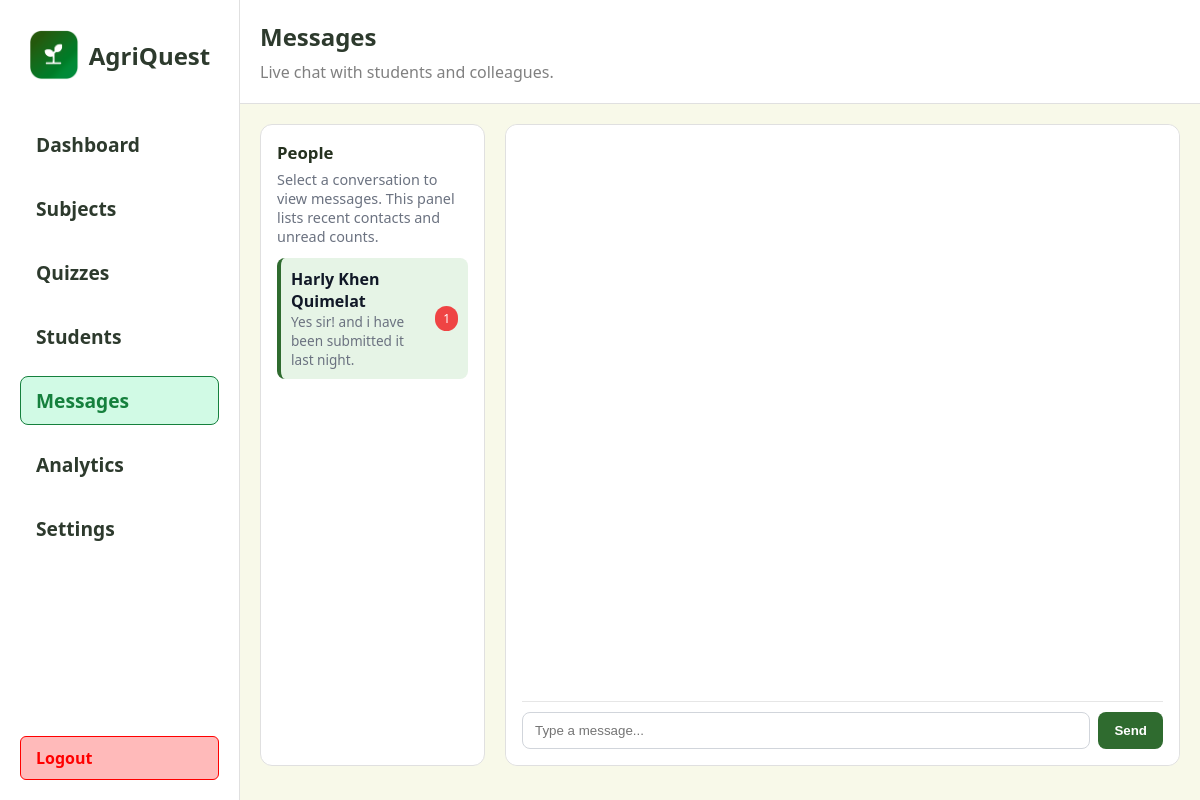
Page /teacher/messages (signed in) on the earlier database version.
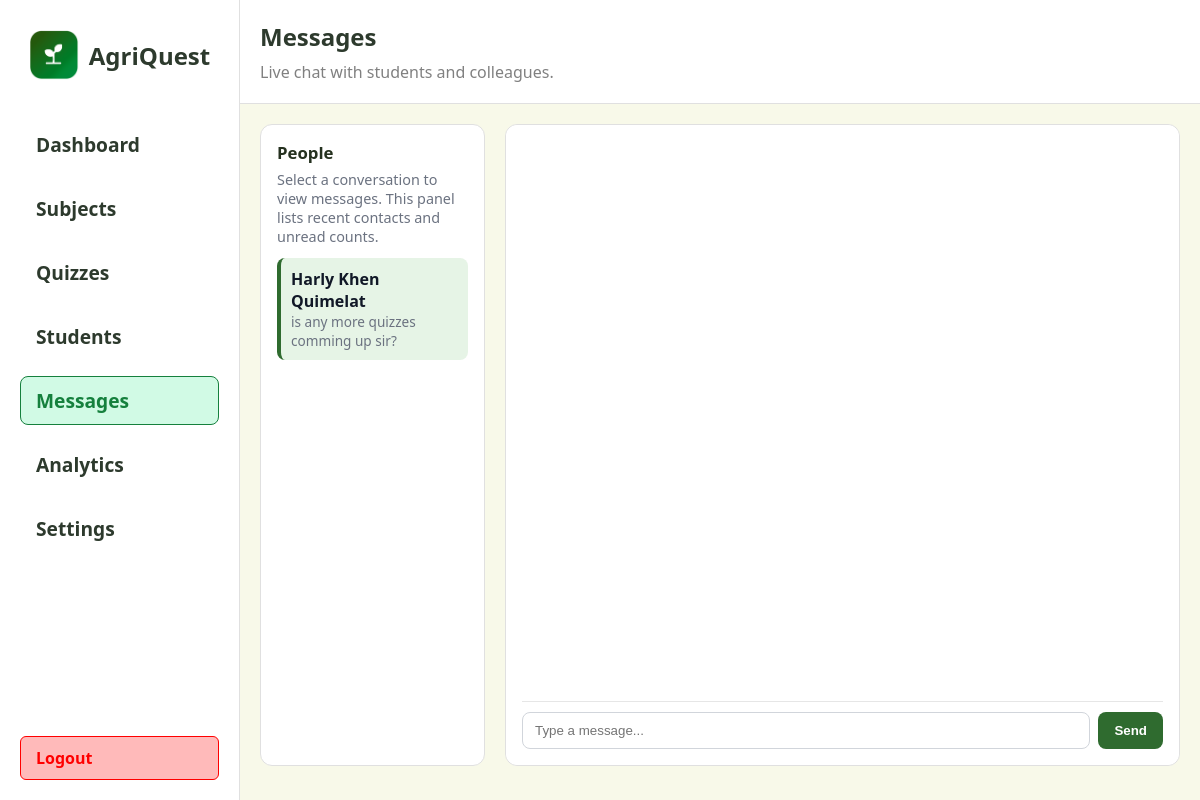
Same page on the later database version.
### app/models.py (models this page shows, shortened)
class Student(db.Model):
	id = db.Column(db.Integer, primary_key=True)
	name = db.Column(db.String(100), nullable=False)
	email = db.Column(db.String(120), unique=True, nullable=False)
	password_hash = db.Column(db.String(128), nullable=False)
	daily_goal = db.Column(db.Integer, nullable=False, default=1)
	weekly_goal = db.Column(db.Integer, nullable=False, default=5)

class Message(db.Model):
	id = db.Column(db.Integer, primary_key=True)
	conversation_id = db.Column(db.Integer, db.ForeignKey('conversation.id'), nullable=False)
	sender_role = db.Column(db.String(20), nullable=False)
	sender_id = db.Column(db.Integer, nullable=False)
	text = db.Column(db.Text, nullable=False)
	created_at = db.Column(db.DateTime, nullable=False, default=db.func.now())
	read = db.Column(db.Boolean, nullable=False, default=False)

### app/routes.py (the view)
@main.route("/teacher/messages")
def teacher_messages():
    teacher_id = session.get('teacher_id')
    conversations = []
    if teacher_id:
        convs = Conversation.query.filter_by(teacher_id=teacher_id).order_by(Conversation.created_at.desc()).all()
        for c in convs:
            last = None
            unread = 0
            if c.messages:
                last = c.messages[-1]
                unread = Message.query.filter(Message.conversation_id == c.id, Message.sender_role == 'student', Message.read == False).count()
            conversations.append({'id': c.id, 'student': c.student, 'last': last, 'unread': unread})
    students = Student.query.order_by(Student.name.asc()).all()
    return render_template("teacher/messages.html", conversations=conversations, students=students)

### app/templates/teacher/messages.html (shortened to what this page needs)
<!DOCTYPE html>
<html lang="en">
  <head>
  </head>
  <body>
    <div class="left">
      {% include 'partials/teacher_sidebar.html' %}
    </div>
    <div class="right">
      <div class="header">
        <div class="header-title">
          <span style="font-size: 1.5rem; font-weight: 700; color: #2d3a2d"
            >Messages</span
          >
          <span style="font-size: 1rem; color: grey"
            >Live chat with students and colleagues.</span
          >
        </div>
      </div>
      <div class="section" style="width: 100%;">
          <div class="section-left">
            <div class="panel">
              <h3>People</h3>
              <p class="guideline">Select a conversation to view messages. This panel lists recent contacts and unread counts.</p>
              <ul class="people-list" id="people-list">
                {% if conversations and conversations|length > 0 %}
                  {% for c in conversations %}
                    <li class="person" data-conv-id="{{ c.id }}">
                      <div class="meta">
                        <div class="name">{{ c.student.name if c.student else 'Student' }}</div>
                        <div class="snippet">{{ c.last.text[:60] if c.last else '' }}</div>
                      </div>
                      {% if c.unread and c.unread > 0 %}
                        <div class="unread">{{ c.unread }}</div>
                      {% endif %}
                    </li>
                  {% endfor %}
                {% else %}
                  <li class="person placeholder">No conversations yet.</li>
                {% endif %}
              </ul>
            </div>
          </div>
          <div class="section-right">
            <div class="panel messaging-wrapper">
              <div class="messages-area" id="messages-area">
              </div>
              <form class="composer" onsubmit="return false;" id="composer-form">
                <input type="text" placeholder="Type a message..." id="composer-input" />
                <button type="submit" id="composer-send">Send</button>
              </form>
            </div>
          </div>
      </div>
    </div>
</body>
</html>

Differences in the rows shown:
no longer on this page (row edited): Message: last "Yes sir! and i have been submitted it last night."
added Message: last "is any more quizzes comming up sir?"
Other differences:
new list line: "Harly Khen Quimelat"
list line gone: "Harly Khen Quimelat"
list line gone: "1"
